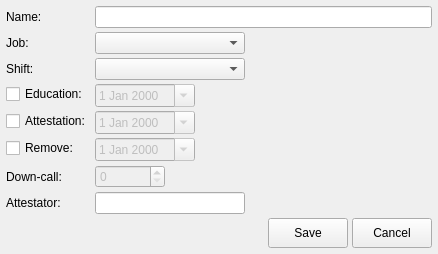
<?xml version="1.0" encoding="UTF-8"?>
<ui version="4.0">
 <class>OperatorEditWidget</class>
 <widget class="QWidget" name="OperatorEditWidget">
  <property name="geometry">
   <rect>
    <x>0</x>
    <y>0</y>
    <width>438</width>
    <height>252</height>
   </rect>
  </property>
  <property name="windowTitle">
   <string>Form</string>
  </property>
  <layout class="QVBoxLayout" name="verticalLayout" stretch="1,0">
   <property name="spacing">
    <number>4</number>
   </property>
   <property name="leftMargin">
    <number>6</number>
   </property>
   <property name="topMargin">
    <number>6</number>
   </property>
   <property name="rightMargin">
    <number>6</number>
   </property>
   <property name="bottomMargin">
    <number>6</number>
   </property>
   <item>
    <layout class="QFormLayout" name="formLayout">
     <item row="0" column="0">
      <widget class="QLabel" name="label">
       <property name="text">
        <string>Name:</string>
       </property>
      </widget>
     </item>
     <item row="0" column="1">
      <widget class="QLineEdit" name="edName">
       <property name="clearButtonEnabled">
        <bool>false</bool>
       </property>
      </widget>
     </item>
     <item row="1" column="0">
      <widget class="QLabel" name="label_2">
       <property name="text">
        <string>Job:</string>
       </property>
      </widget>
     </item>
     <item row="1" column="1">
      <widget class="AdvComboBox" name="cmbJob">
       <property name="maximumSize">
        <size>
         <width>150</width>
         <height>16777215</height>
        </size>
       </property>
      </widget>
     </item>
     <item row="2" column="0">
      <widget class="QLabel" name="label_3">
       <property name="text">
        <string>Shift:</string>
       </property>
      </widget>
     </item>
     <item row="2" column="1">
      <widget class="AdvComboBox" name="cmbShift">
       <property name="maximumSize">
        <size>
         <width>150</width>
         <height>16777215</height>
        </size>
       </property>
      </widget>
     </item>
     <item row="3" column="0">
      <widget class="QCheckBox" name="ckEducation">
       <property name="text">
        <string>Education:</string>
       </property>
      </widget>
     </item>
     <item row="3" column="1">
      <widget class="QDateEdit" name="edEducation">
       <property name="enabled">
        <bool>false</bool>
       </property>
       <property name="maximumSize">
        <size>
         <width>100</width>
         <height>16777215</height>
        </size>
       </property>
       <property name="calendarPopup">
        <bool>true</bool>
       </property>
      </widget>
     </item>
     <item row="4" column="0">
      <widget class="QCheckBox" name="ckAttestation">
       <property name="text">
        <string>Attestation:</string>
       </property>
      </widget>
     </item>
     <item row="4" column="1">
      <widget class="QDateEdit" name="edAttestation">
       <property name="enabled">
        <bool>false</bool>
       </property>
       <property name="maximumSize">
        <size>
         <width>100</width>
         <height>16777215</height>
        </size>
       </property>
       <property name="calendarPopup">
        <bool>true</bool>
       </property>
      </widget>
     </item>
     <item row="5" column="0">
      <widget class="QCheckBox" name="ckRemove">
       <property name="text">
        <string>Remove:</string>
       </property>
      </widget>
     </item>
     <item row="5" column="1">
      <widget class="QDateEdit" name="edRemove">
       <property name="enabled">
        <bool>false</bool>
       </property>
       <property name="maximumSize">
        <size>
         <width>100</width>
         <height>16777215</height>
        </size>
       </property>
       <property name="calendarPopup">
        <bool>true</bool>
       </property>
      </widget>
     </item>
     <item row="7" column="0">
      <widget class="QLabel" name="label_4">
       <property name="text">
        <string>Attestator:</string>
       </property>
      </widget>
     </item>
     <item row="7" column="1">
      <widget class="QLineEdit" name="edAttestator">
       <property name="maximumSize">
        <size>
         <width>150</width>
         <height>16777215</height>
        </size>
       </property>
       <property name="readOnly">
        <bool>true</bool>
       </property>
       <property name="clearButtonEnabled">
        <bool>false</bool>
       </property>
      </widget>
     </item>
     <item row="6" column="0">
      <widget class="QLabel" name="label_5">
       <property name="text">
        <string>Down-call:</string>
       </property>
      </widget>
     </item>
     <item row="6" column="1">
      <widget class="QSpinBox" name="edDown">
       <property name="enabled">
        <bool>false</bool>
       </property>
       <property name="maximumSize">
        <size>
         <width>70</width>
         <height>16777215</height>
        </size>
       </property>
      </widget>
     </item>
    </layout>
   </item>
   <item>
    <layout class="QHBoxLayout" name="horizontalLayout">
     <item>
      <spacer name="horizontalSpacer">
       <property name="orientation">
        <enum>Qt::Horizontal</enum>
       </property>
       <property name="sizeHint" stdset="0">
        <size>
         <width>40</width>
         <height>20</height>
        </size>
       </property>
      </spacer>
     </item>
     <item>
      <widget class="QPushButton" name="btnSave">
       <property name="minimumSize">
        <size>
         <width>0</width>
         <height>30</height>
        </size>
       </property>
       <property name="text">
        <string>Save</string>
       </property>
      </widget>
     </item>
     <item>
      <widget class="QPushButton" name="btnCancel">
       <property name="minimumSize">
        <size>
         <width>0</width>
         <height>30</height>
        </size>
       </property>
       <property name="text">
        <string>Cancel</string>
       </property>
      </widget>
     </item>
    </layout>
   </item>
  </layout>
 </widget>
 <customwidgets>
  <customwidget>
   <class>AdvComboBox</class>
   <extends>QComboBox</extends>
   <header>widgets/advcombobox.h</header>
  </customwidget>
 </customwidgets>
 <resources/>
 <connections/>
</ui>
